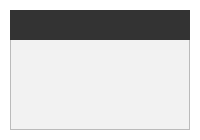
<?xml version="1.0" encoding="UTF-8"?>
<ui version="4.0">
 <class>CHOOSE</class>
 <widget class="QWidget" name="CHOOSE">
  <property name="geometry">
   <rect>
    <x>0</x>
    <y>0</y>
    <width>200</width>
    <height>140</height>
   </rect>
  </property>
  <property name="windowTitle">
   <string>Form</string>
  </property>
  <property name="styleSheet">
   <string notr="true">background-color: rgb(255, 255, 255);</string>
  </property>
  <widget class="QFrame" name="frame">
   <property name="geometry">
    <rect>
     <x>10</x>
     <y>10</y>
     <width>180</width>
     <height>120</height>
    </rect>
   </property>
   <property name="styleSheet">
    <string notr="true">background-color: rgb(242, 242, 242);</string>
   </property>
   <property name="frameShape">
    <enum>QFrame::StyledPanel</enum>
   </property>
   <property name="frameShadow">
    <enum>QFrame::Raised</enum>
   </property>
   <widget class="QWidget" name="widget" native="true">
    <property name="geometry">
     <rect>
      <x>-1</x>
      <y>0</y>
      <width>181</width>
      <height>30</height>
     </rect>
    </property>
    <property name="styleSheet">
     <string notr="true">background-color: rgb(51, 51, 51);</string>
    </property>
   </widget>
  </widget>
 </widget>
 <resources/>
 <connections/>
</ui>
